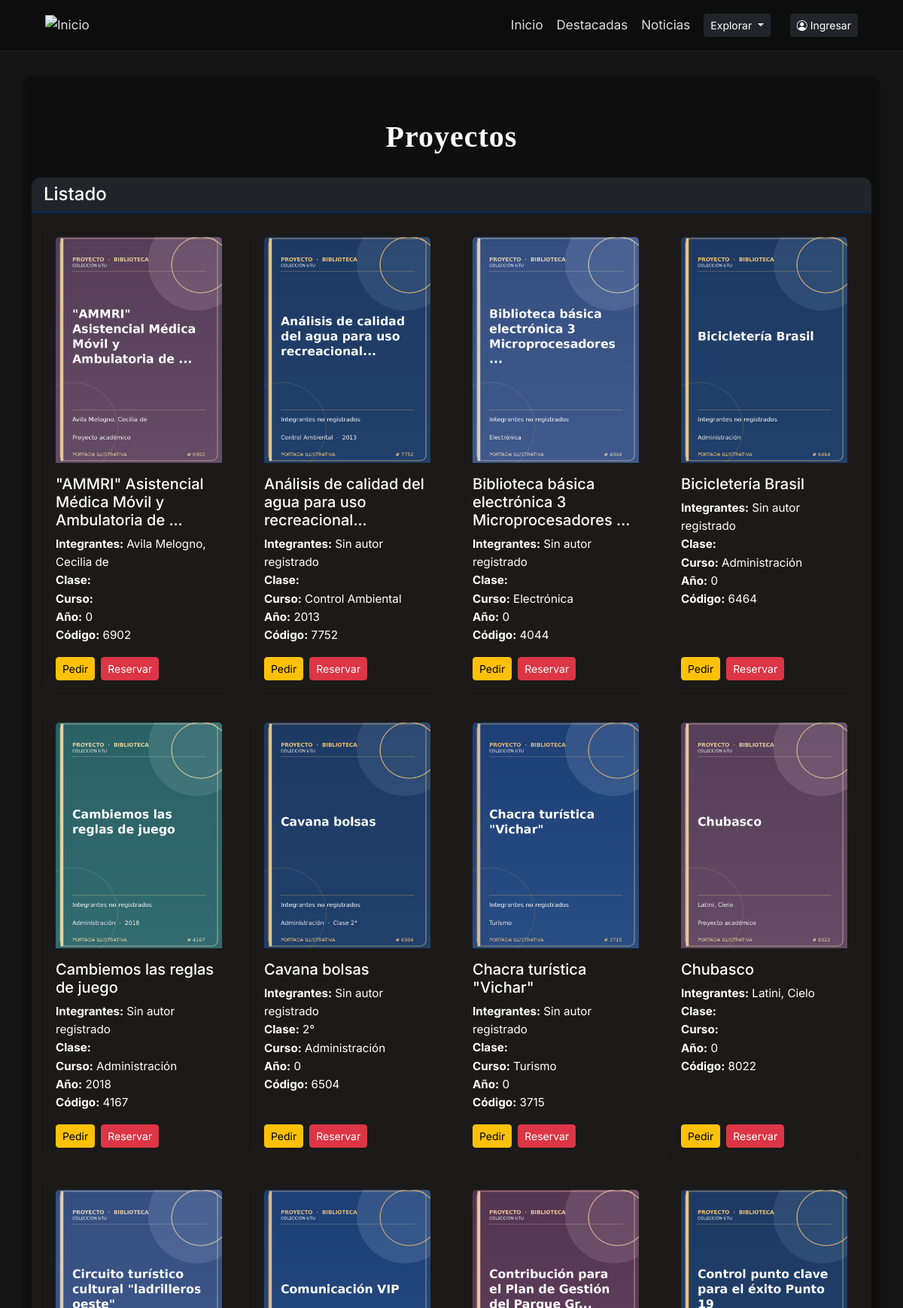
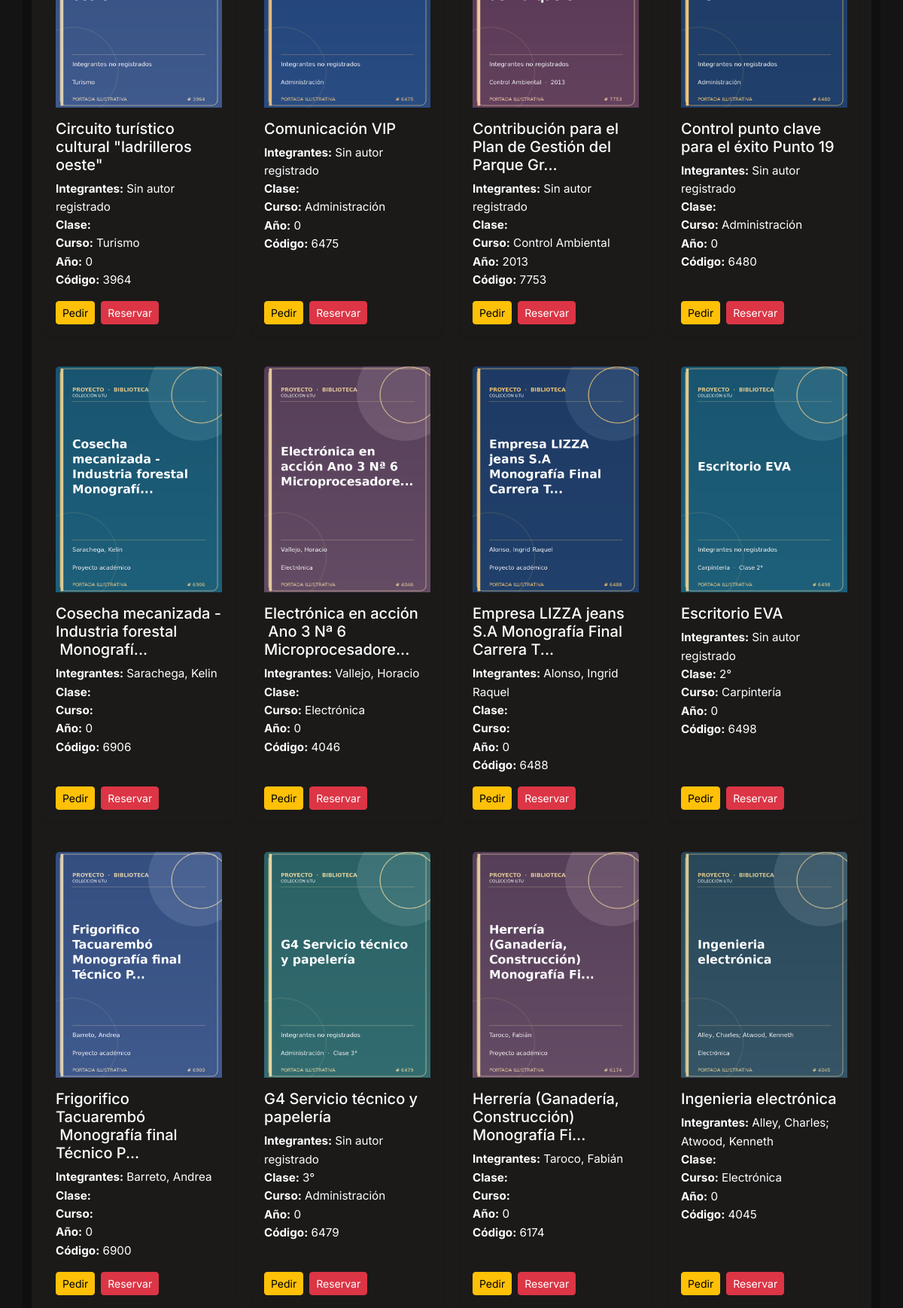
/index.php?accion=listarProyectosP (upper part), run on the app's committed database (2 pictures, top to bottom).
### tables this page shows
CREATE TABLE `proyectos` (
  `id` int(11) NOT NULL,
  `stock` int(10) UNSIGNED NOT NULL DEFAULT 1,
  `nombre` varchar(500) NOT NULL,
  `integrantes` varchar(255) DEFAULT NULL,
  `anio` int(11) NOT NULL DEFAULT 0,
  `cantidad_paginas` int(11) NOT NULL DEFAULT 0,
  `disponible` tinyint(1) NOT NULL DEFAULT 1,
  `portada` varchar(500) DEFAULT NULL,
  `numero_inventario` int(11) DEFAULT NULL,
  `fecha_ingreso` date DEFAULT NULL,
  `observaciones` text DEFAULT NULL,
  `categoria_inventario` varchar(100) DEFAULT NULL,
  `curso` varchar(50) DEFAULT NULL,
  `clase` varchar(50) DEFAULT NULL
);

### controllers/ProyectoController.php (called while the page is built, shortened)
<?php
function listarProyectosP() {
    global $pdo;
    $paginaActual = isset($_GET['pagina']) ? (int) $_GET['pagina'] : 1;
    $porPagina = 20;
    $proyectos = Proyecto::listarPaginado($pdo, $paginaActual, $porPagina);
    require __DIR__ . '/../views/proyectos/catalogoproyecto.php';
}

### models/proyecto.php (called while the page is built, shortened)
<?php
class Proyecto {
    private ?int   $id;
    private string $nombre;
    private string $integrantes;
    private int    $anio;
    private string $clase;
    private string $curso;
    private ?string $portada;
    public function __construct(string $nombre, string $integrantes,
                                int $anio, string $clase,
                                ?int $id = null, string $curso = '', ?string $portada = null) {
        $this->nombre            = $nombre;
        $this->integrantes             = $integrantes;
        $this->anio     = $anio;
        $this->clase    = $clase;
        $this->id       = $id;
        $this->curso    = $curso;
        $this->portada  = $portada;
    }
    public function getId() {
        return $this->id;
    }
    public function getNombre() {
        return $this->nombre;
    }
    public function getIntegrantes() {
        return $this->integrantes;
    }
    public function getAnio() {
        return $this->anio;
    }
    public function getClase() {
        return $this->clase;
    }
    public function getCurso() {
        return $this->curso;
    }
    public function getPortada() {
        return $this->portada;
    }
    public function getRutaPortada(): string {
        if (strpos($this->portada, 'uploads/proyectos/') === 0 ||
            strpos($this->portada, 'uploads/portadas/') === 0) {
            return $this->portada;
        }
        return 'uploads/portadas/' . $this->portada;
    }
    private static function desdeFila(array $f): Proyecto {
        return new Proyecto(
            $f['nombre'],
            (string) ($f['integrantes'] ?? ''),
            (int) $f['anio'],
            (string) ($f['clase'] ?? ''),
            (int) $f['id'],
            (string) ($f['curso'] ?? ''),
            $f['portada']
        );
    }
    public static function listarPaginado(PDO $pdo, int $paginaActual, int $porPagina): array {
        $inicio = ($paginaActual - 1) * $porPagina;
        $stmt = $pdo->prepare(
            "SELECT * FROM proyectos ORDER BY nombre LIMIT :inicio, :cantidad"
        );
        $stmt->bindValue(':inicio', $inicio, PDO::PARAM_INT);
        $stmt->bindValue(':cantidad', $porPagina, PDO::PARAM_INT);
        $stmt->execute();
        $filas = $stmt->fetchAll(PDO::FETCH_ASSOC);
        $proyectos = [];
        foreach ($filas as $f) {
            $proyectos[] = self::desdeFila($f);
        }
        return $proyectos;
    }
}

### views/proyectos/catalogoproyecto.php (the view, shortened to what this page needs)
<?php require __DIR__ . '/../../includes/header2.php'; ?>
<h1 class="titulo mt-5"><b>Proyectos</b></h1>
<div class="card">
    <div class="card-header bg-dark text-white">
        <h4 class="mb-0">Listado</h4>
    </div>
    <div class="card-body">
        <div class="row row-cols-1 row-cols-md-2 row-cols-lg-4 g-4">
            <?php foreach ($proyectos as $proyecto): ?>
                <div class="col">
                    <div class="card h-100 shadow-sm">
                        <div class="card-body d-flex flex-column">
                            <?php if ($proyecto->getPortada()): ?>
                                <img src="<?= htmlspecialchars($proyecto->getRutaPortada(), ENT_QUOTES, 'UTF-8') ?>"
                                     alt="Portada de <?= htmlspecialchars($proyecto->getNombre()) ?>"
                                     class="card-img-top mb-3"
                                     style="max-height: 400px; object-fit: cover;">
                            <?php endif; ?>
                            <h5 class="card-title">
                                <?= htmlspecialchars($proyecto->getNombre()) ?>
                            </h5>
                            <p class="card-text">
                                <b>Integrantes:</b> <?= htmlspecialchars($proyecto->getIntegrantes()) ?><br>
                                <b>Clase:</b> <?= htmlspecialchars($proyecto->getClase(), ENT_QUOTES, 'UTF-8') ?><br>
                                <b>Curso:</b> <?= $proyecto->getCurso() ?><br>
                                <b>Año:</b> <?= htmlspecialchars($proyecto->getAnio()) ?><br>
                                <b>Código:</b> <?= htmlspecialchars($proyecto->getId()) ?><br>
                            </p>
                            <div class="mt-auto d-flex gap-2">
                                <a href="index.php?accion=formSolicitudProyecto&amp;proyecto_id=<?= (int) $proyecto->getId() ?>&amp;tipo=prestamo"
                                   class="btn btn-warning btn-sm">
                                    Pedir
                                </a>
                                <a href="index.php?accion=formSolicitudProyecto&amp;proyecto_id=<?= (int) $proyecto->getId() ?>&amp;tipo=reserva"
                                   class="btn btn-danger btn-sm">
                                    Reservar
                                </a>
                            </div>
                        </div>
                    </div>
                </div>
            <?php endforeach; ?>
        </div>
    </div>
</div>
<?php require __DIR__ . '/../../includes/footer.php'; ?>

### css/style.css (style rules this page uses)
:root { --color-bg: #141414; --color-accent:#012a58; --color-accent-dark:skyblue; --radius-lg: 16px; --radius-md: 12px; --radius-sm: 8px; }
* { box-sizing: border-box; }
body { background-color: var(--color-bg); color: #ffffff; font-family: 'Inter', Arial, Helvetica, sans-serif; margin: 0; line-height: 1.6; background-image: url("../img/vintage.jpg"); background-repeat: no-repeat; background-size: cover; background-position: center; background-attachment: fixed; padding-top: 50px; }
.titulo { text-align: center; margin-top: 20px; margin-bottom: 30px; font-family: 'fantasy', serif; font-weight: 800; letter-spacing: 1px; }
.card { border: none; border-radius: var(--radius-md); overflow: hidden; transition: transform 0.15s ease, box-shadow 0.15s ease; font-size: 0.95rem; background-color: #1b1a19; }
.h-100 { height: 100% !important; background-color: #1b1a19 !important; }
.card-header.bg-dark { border-bottom: 2px solid var(--color-accent); }
.card-text { color: white }
.card-title { color: White }
.card-img-top { Height: 300px; width: 100%; object-fit: cover; }

### css/responsive.css (style rules this page uses)
img { max-width: 100%; }
.form-card, .card-body, .login-right { min-width: 0; }

### data on the page
proyectos: portada (picture), nombre "\"AMMRI\" Asistencial Médica Móvil y Ambulatoria de ...", integrantes "Avila Melogno, Cecilia de", anio "0", id "6902"
proyectos: portada (picture), nombre "Análisis de calidad del agua para uso recreacional...", integrantes "Sin autor registrado", curso "Control Ambiental", anio "2013", id "7752"
proyectos: portada (picture), nombre "Biblioteca básica electrónica 3 Microprocesadores ...", integrantes "Sin autor registrado", curso "Electrónica", anio "0", id "4044"
proyectos: portada (picture), nombre "Bicicletería Brasil", integrantes "Sin autor registrado", curso "Administración", anio "0", id "6464"
proyectos: portada (picture), nombre "Cambiemos las reglas de juego", integrantes "Sin autor registrado", curso "Administración", anio "2018", id "4167"
proyectos: portada (picture), nombre "Cavana bolsas", integrantes "Sin autor registrado", clase "2°", curso "Administración", anio "0", id "6504"
proyectos: portada (picture), nombre "Chacra turística \"Vichar\"", integrantes "Sin autor registrado", curso "Turismo", anio "0", id "3715"
proyectos: portada (picture), nombre "Chubasco", integrantes "Latini, Cielo", anio "0", id "8022"
proyectos: portada (picture), nombre "Circuito turístico cultural \"ladrilleros oeste\"", integrantes "Sin autor registrado", curso "Turismo", anio "0", id "3964"
proyectos: portada (picture), nombre "Comunicación VIP", integrantes "Sin autor registrado", curso "Administración", anio "0", id "6475"
proyectos: portada (picture), nombre "Contribución para el Plan de Gestión del Parque Gr...", integrantes "Sin autor registrado", curso "Control Ambiental", anio "2013", id "7753"
proyectos: portada (picture), nombre "Control punto clave para el éxito Punto 19", integrantes "Sin autor registrado", curso "Administración", anio "0", id "6480"
proyectos: portada (picture), nombre "Cosecha mecanizada - Industria forestal Monografí...", integrantes "Sarachega, Kelin", anio "0", id "6906"
proyectos: portada (picture), nombre "Electrónica en acción Ano 3 Nª 6 Microprocesadore...", integrantes "Vallejo, Horacio", curso "Electrónica", anio "0", id "4046"
proyectos: portada (picture), nombre "Empresa LIZZA jeans S.A Monografía Final Carrera T...", integrantes "Alonso, Ingrid Raquel", anio "0", id "6488"
proyectos: portada (picture), nombre "Escritorio EVA", integrantes "Sin autor registrado", clase "2°", curso "Carpintería", anio "0", id "6498"
proyectos: portada (picture), nombre "Frigorifico Tacuarembó Monografía final Técnico P...", integrantes "Barreto, Andrea", anio "0", id "6900"
proyectos: portada (picture), nombre "G4 Servicio técnico y papelería", integrantes "Sin autor registrado", clase "3°", curso "Administración", anio "0", id "6479"
proyectos: portada (picture), nombre "Herrería (Ganadería, Construcción) Monografía Fi...", integrantes "Taroco, Fabián", anio "0", id "6174"
proyectos: portada (picture), nombre "Ingenieria electrónica", integrantes "Alley, Charles; Atwood, Kenneth", curso "Electrónica", anio "0", id "4045"
